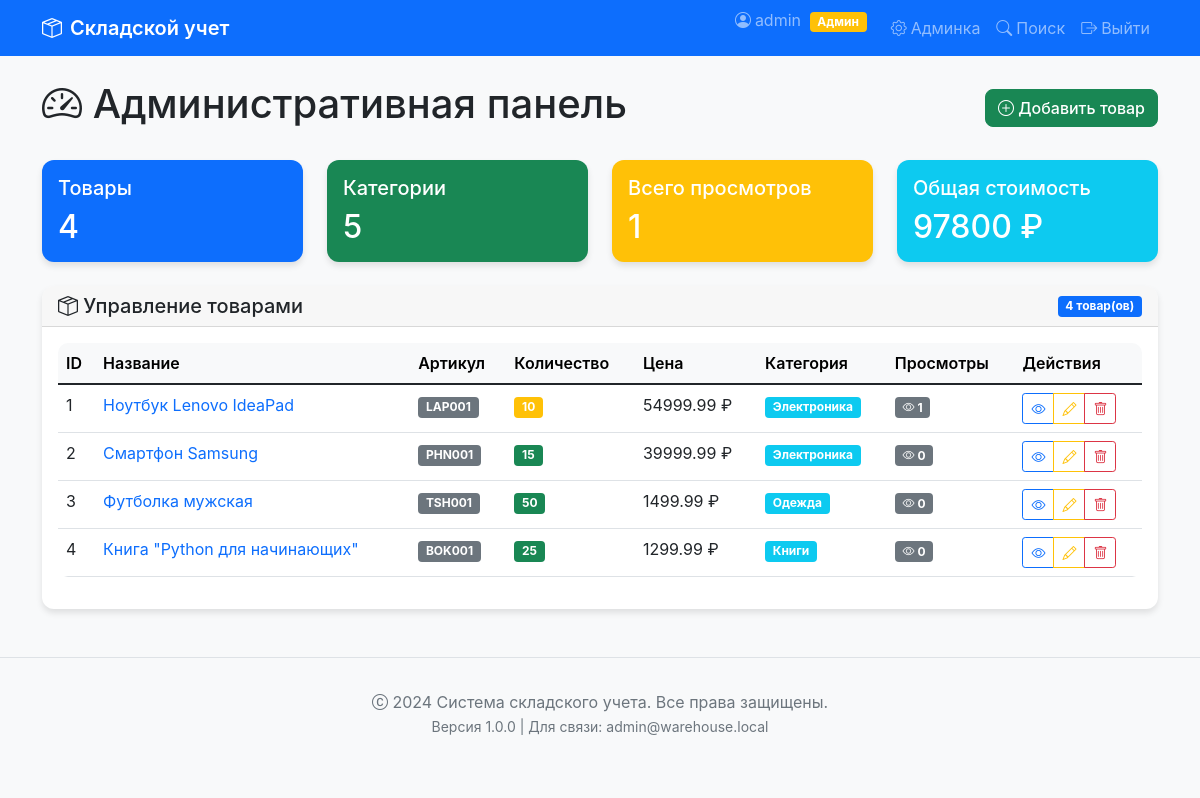
The page /admin (signed in) on the database its author committed.
### app.py (models this page shows)
class User(db.Model):
    __tablename__ = 'users'
    id = db.Column(db.Integer, primary_key=True)
    username = db.Column(db.String(80), unique=True, nullable=False)
    email = db.Column(db.String(120), unique=True, nullable=False)
    password_hash = db.Column(db.String(200), nullable=False)
    is_admin = db.Column(db.Boolean, default=False)
    created_at = db.Column(db.DateTime, default=datetime.utcnow)

class Product(db.Model):
    __tablename__ = 'products'
    id = db.Column(db.Integer, primary_key=True)
    name = db.Column(db.String(200), nullable=False)
    description = db.Column(db.Text)
    detailed_specs = db.Column(db.Text, default='')
    sku = db.Column(db.String(50), unique=True)
    quantity = db.Column(db.Integer, default=0)
    price = db.Column(db.Float)
    category_id = db.Column(db.Integer, db.ForeignKey('categories.id'))
    created_at = db.Column(db.DateTime, default=datetime.utcnow)
    views_count = db.Column(db.Integer, default=0)

class Category(db.Model):
    __tablename__ = 'categories'
    id = db.Column(db.Integer, primary_key=True)
    name = db.Column(db.String(100), unique=True, nullable=False)
    description = db.Column(db.Text)
    products = db.relationship('Product', backref='category', lazy=True)

### app.py (the view)
@app.route('/admin')
@admin_required
def admin():
    products = Product.query.all()
    categories = Category.query.all()
    stats = {
        'total_products': len(products),
        'total_quantity': sum(p.quantity for p in products),
        'total_value': sum(p.price * p.quantity for p in products),
        'total_views': sum(p.views_count for p in products)
    }
    return render_template('admin.html',
                           products=products,
                           categories=categories,
                           stats=stats)

### app.py (called while the page is built)
def admin_required(f):
    @wraps(f)
    def decorated_function(*args, **kwargs):
        if 'user_id' not in session:
            flash('Для доступа необходимо войти в систему', 'warning')
            return redirect(url_for('login'))
        user = db.session.get(User, session['user_id'])
        if not user or not user.is_admin:
            flash('Требуются права администратора', 'danger')
            return redirect(url_for('index'))
        return f(*args, **kwargs)
    return decorated_function

@app.context_processor
def inject_user():
    return {
        'current_user': {
            'id': session.get('user_id'),
            'username': session.get('username'),
            'is_admin': session.get('is_admin', False),
            'is_authenticated': 'user_id' in session
        }
    }

### templates/admin.html (shortened to what this page needs)
{% extends "base.html" %}
{% block content %}
<div class="d-flex justify-content-between align-items-center mb-4">
    <h1><i class="bi bi-speedometer2"></i> Административная панель</h1>
    <div>
        <a href="{{ url_for('add_product') }}" class="btn btn-success">
            <i class="bi bi-plus-circle"></i> Добавить товар
        </a>
    </div>
</div>
<div class="row mb-4">
    <div class="col-md-3">
        <div class="card bg-primary text-white">
            <div class="card-body">
                <h5 class="card-title">Товары</h5>
                <h2 class="card-text">{{ products|length }}</h2>
            </div>
        </div>
    </div>
    <div class="col-md-3">
        <div class="card bg-success text-white">
            <div class="card-body">
                <h5 class="card-title">Категории</h5>
                <h2 class="card-text">{{ categories|length }}</h2>
            </div>
        </div>
    </div>
    <div class="col-md-3">
        <div class="card bg-warning text-white">
            <div class="card-body">
                <h5 class="card-title">Всего просмотров</h5>
                <h2 class="card-text">{{ products|sum(attribute='views_count') }}</h2>
            </div>
        </div>
    </div>
    <div class="col-md-3">
        <div class="card bg-info text-white">
            <div class="card-body">
                <h5 class="card-title">Общая стоимость</h5>
                <h2 class="card-text">{{ "%.0f"|format(products|sum(attribute='price')) }} ₽</h2>
            </div>
        </div>
    </div>
</div>
<div class="card">
    <div class="card-header d-flex justify-content-between align-items-center">
        <h5 class="mb-0"><i class="bi bi-box-seam"></i> Управление товарами</h5>
        <span class="badge bg-primary">{{ products|length }} товар(ов)</span>
    </div>
    <div class="card-body">
        {% if products %}
        <div class="table-responsive">
            <table class="table table-hover">
                <thead class="table-light">
                    <tr>
                        <th>ID</th>
                        <th>Название</th>
                        <th>Артикул</th>
                        <th>Количество</th>
                        <th>Цена</th>
                        <th>Категория</th>
                        <th>Просмотры</th>
                        <th>Действия</th>
                    </tr>
                </thead>
                <tbody>
                    {% for product in products %}
                    <tr>
                        <td>{{ product.id }}</td>
                        <td>
                            <a href="{{ url_for('product_detail', product_id=product.id) }}"
                               class="text-decoration-none">
                                {{ product.name }}
                            </a>
                        </td>
                        <td><span class="badge bg-secondary">{{ product.sku }}</span></td>
                        <td>
                            {% if product.quantity > 10 %}
                            <span class="badge bg-success">{{ product.quantity }}</span>
                            {% elif product.quantity > 0 %}
                            <span class="badge bg-warning">{{ product.quantity }}</span>
                            {% else %}
                            <span class="badge bg-danger">{{ product.quantity }}</span>
                            {% endif %}
                        </td>
                        <td>{{ "%.2f"|format(product.price) }} ₽</td>
                        <td>
                            {% if product.category %}
                            <span class="badge bg-info">{{ product.category.name }}</span>
                            {% else %}
                            <span class="text-muted">—</span>
                            {% endif %}
                        </td>
                        <td>
                            <span class="badge bg-secondary">
                                <i class="bi bi-eye"></i> {{ product.views_count }}
                            </span>
                        </td>
                        <td>
                            <div class="btn-group btn-group-sm" role="group">
                                <a href="{{ url_for('product_detail', product_id=product.id) }}"
                                   class="btn btn-outline-primary" title="Просмотр">
                                    <i class="bi bi-eye"></i>
                                </a>
                                <a href="{{ url_for('edit_product', id=product.id) }}"
                                   class="btn btn-outline-warning" title="Редактировать">
                                    <i class="bi bi-pencil"></i>
                                </a>
                                <a href="{{ url_for('delete_product', id=product.id) }}"
                                   class="btn btn-outline-danger"
                                   onclick="return confirm('Вы уверены, что хотите удалить товар \"{{ product.name }}\"?')"
                                   title="Удалить">
                                    <i class="bi bi-trash"></i>
                                </a>
                            </div>
                        </td>
                    </tr>
                    {% endfor %}
                </tbody>
            </table>
        </div>
        {% endif %}
    </div>
</div>
{% endblock %}

### templates/base.html (shortened to what this page needs)
<!DOCTYPE html>
<html lang="ru">
<head>
    <link href="https://cdn.jsdelivr.net/npm/bootstrap@5.1.3/dist/css/bootstrap.min.css" rel="stylesheet">
    <link rel="stylesheet" href="https://cdn.jsdelivr.net/npm/bootstrap-icons@1.10.0/font/bootstrap-icons.css">
</head>
<body>
    <nav class="navbar navbar-expand-lg navbar-dark bg-primary sticky-top">
        <div class="container">
            <a class="navbar-brand" href="{{ url_for('index') }}">
                <i class="bi bi-box-seam me-2"></i>Складской учет
            </a>
            <div class="collapse navbar-collapse" id="navbarNav">
                <ul class="navbar-nav ms-auto">
                    {% if session.user_id %}
                        <li class="nav-item">
                            <span class="navbar-text me-3">
                                <i class="bi bi-person-circle me-1"></i>{{ session.username }}
                                {% if session.is_admin %}
                                    <span class="badge bg-warning ms-1">Админ</span>
                                {% endif %}
                            </span>
                        </li>
                        {% if session.is_admin %}
                        <li class="nav-item">
                            <a class="nav-link" href="{{ url_for('admin') }}">
                                <i class="bi bi-gear me-1"></i>Админка
                            </a>
                        </li>
                        {% endif %}
                        <li class="nav-item">
                            <a class="nav-link" href="{{ url_for('search') }}">
                                <i class="bi bi-search me-1"></i>Поиск
                            </a>
                        </li>
                        <li class="nav-item">
                            <a class="nav-link" href="{{ url_for('logout') }}">
                                <i class="bi bi-box-arrow-right me-1"></i>Выйти
                            </a>
                        </li>
                    {% endif %}
                </ul>
            </div>
        </div>
    </nav>
    <div class="container mt-4">
        {% block content %}{% endblock %}
    </div>
    <footer class="footer mt-5">
        <div class="container text-center">
            <p class="text-muted mb-0">
                <i class="bi bi-c-circle"></i> 2024 Система складского учета. Все права защищены.
            </p>
            <small class="text-muted">
                Версия 1.0.0 | Для связи: admin@warehouse.local
            </small>
        </div>
    </footer>
</body>
</html>

### templates/base.html (style rules this page uses)
body { background-color: #f8f9fa; font-family: -apple-system, BlinkMacSystemFont, 'Segoe UI', Roboto, Oxygen, Ubuntu, sans-serif; }
.navbar-brand { font-weight: 600; }
.navbar-text { color: rgba(255, 255, 255, 0.9); }
.card { border: none; border-radius: 12px; box-shadow: 0 4px 6px rgba(0, 0, 0, 0.1); }
.card-header { border-radius: 12px 12px 0 0 !important; }
.table { background-color: white; border-radius: 10px; overflow: hidden; }
.table th { background-color: #f8f9fa; font-weight: 600; }
.btn { border-radius: 8px; font-weight: 500; }
.footer { margin-top: 4rem; padding: 2rem 0; background-color: #f8f9fa; border-top: 1px solid #dee2e6; }

### rows shown on the page
User: username "admin"
Product: id "1", name "Ноутбук Lenovo IdeaPad", sku "LAP001", quantity "10", price "54999.99", category.name "Электроника", views_count "1"
Product: id "2", name "Смартфон Samsung", sku "PHN001", quantity "15", price "39999.99", category.name "Электроника", views_count "0"
Product: id "3", name "Футболка мужская", sku "TSH001", quantity "50", price "1499.99", category.name "Одежда", views_count "0"
Product: id "4", name "Книга \"Python для начинающих\"", sku "BOK001", quantity "25", price "1299.99", category.name "Книги", views_count "0"

### other values the page prints
{{ products|length }} "4"
{{ categories|length }} "5"
{{ products|sum(attribute='views_count') }} "1"
{{ "%.0f"|format(products|sum(attribute='price')) }} "97800"
